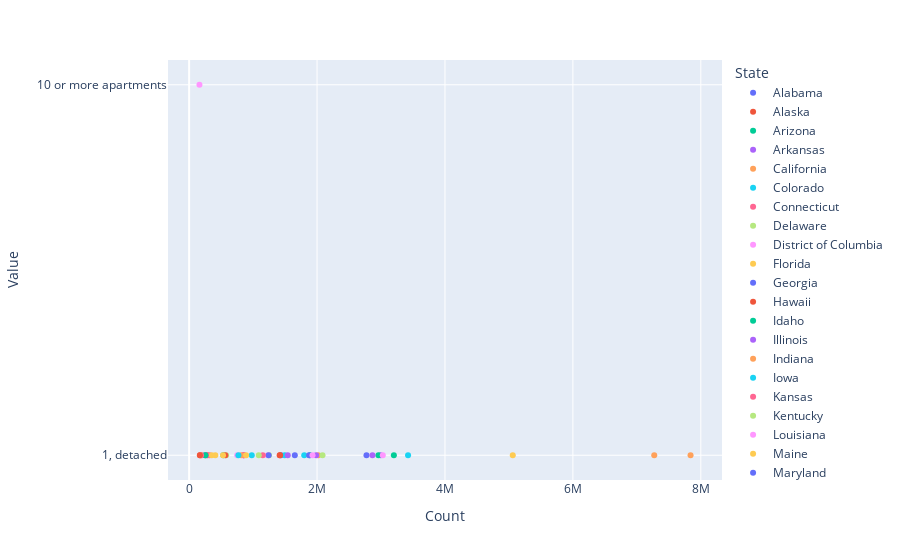

Here is the notebook cell this chart was saved with:
### Code cell
fig = px.scatter(df_max, y="Value", x="Count", color="State")
#fig.update_traces(marker_size=10)
fig.show()

### Figure 1 — Plotly figure (JSON) as saved in the notebook; plotly's stock layout.template omitted (floating-point values rounded to 4 significant figures)
{"data": [{"hovertemplate": "State=Alabama<br>Count=%{x}<br>Value=%{y}<extra></extra>", "legendgroup": "Alabama", "marker": {"color": "#636efa", "symbol": "circle"}, "mode": "markers", "name": "Alabama", "orientation": "h", "showlegend": true, "type": "scatter", "x": [1436137], "xaxis": "x", "y": ["1, detached"], "yaxis": "y"}, {"hovertemplate": "State=Alaska<br>Count=%{x}<br>Value=%{y}<extra></extra>", "legendgroup": "Alaska", "marker": {"color": "#EF553B", "symbol": "circle"}, "mode": "markers", "name": "Alaska", "orientation": "h", "showlegend": true, "type": "scatter", "x": [170997], "xaxis": "x", "y": ["1, detached"], "yaxis": "y"}, {"hovertemplate": "State=Arizona<br>Count=%{x}<br>Value=%{y}<extra></extra>", "legendgroup": "Arizona", "marker": {"color": "#00cc96", "symbol": "circle"}, "mode": "markers", "name": "Arizona", "orientation": "h", "showlegend": true, "type": "scatter", "x": [1888094], "xaxis": "x", "y": ["1, detached"], "yaxis": "y"}, {"hovertemplate": "State=Arkansas<br>Count=%{x}<br>Value=%{y}<extra></extra>", "legendgroup": "Arkansas", "marker": {"color": "#ab63fa", "symbol": "circle"}, "mode": "markers", "name": "Arkansas", "orientation": "h", "showlegend": true, "type": "scatter", "x": [850269], "xaxis": "x", "y": ["1, detached"], "yaxis": "y"}, {"hovertemplate": "State=California<br>Count=%{x}<br>Value=%{y}<extra></extra>", "legendgroup": "California", "marker": {"color": "#FFA15A", "symbol": "circle"}, "mode": "markers", "name": "California", "orientation": "h", "showlegend": true, "type": "scatter", "x": [7839643], "xaxis": "x", "y": ["1, detached"], "yaxis": "y"}, {"hovertemplate": "State=Colorado<br>Count=%{x}<br>Value=%{y}<extra></extra>", "legendgroup": "Colorado", "marker": {"color": "#19d3f3", "symbol": "circle"}, "mode": "markers", "name": "Colorado", "orientation": "h", "showlegend": true, "type": "scatter", "x": [1494133], "xaxis": "x", "y": ["1, detached"], "yaxis": "y"}, {"hovertemplate": "State=Connecticut<br>Count=%{x}<br>Value=%{y}<extra></extra>", "legendgroup": "Connecticut", "marker": {"color": "#FF6692", "symbol": "circle"}, "mode": "markers", "name": "Connecticut", "orientation": "h", "showlegend": true, "type": "scatter", "x": [851282], "xaxis": "x", "y": ["1, detached"], "yaxis": "y"}, {"hovertemplate": "State=Delaware<br>Count=%{x}<br>Value=%{y}<extra></extra>", "legendgroup": "Delaware", "marker": {"color": "#B6E880", "symbol": "circle"}, "mode": "markers", "name": "Delaware", "orientation": "h", "showlegend": true, "type": "scatter", "x": [249598], "xaxis": "x", "y": ["1, detached"], "yaxis": "y"}, {"hovertemplate": "State=District of Columbia<br>Count=%{x}<br>Value=%{y}<extra></extra>", "legendgroup": "District of Columbia", "marker": {"color": "#FF97FF", "symbol": "circle"}, "mode": "markers", "name": "District of Columbia", "orientation": "h", "showlegend": true, "type": "scatter", "x": [161140], "xaxis": "x", "y": ["10 or more apartments"], "yaxis": "y"}, {"hovertemplate": "State=Florida<br>Count=%{x}<br>Value=%{y}<extra></extra>", "legendgroup": "Florida", "marker": {"color": "#FECB52", "symbol": "circle"}, "mode": "markers", "name": "Florida", "orientation": "h", "showlegend": true, "type": "scatter", "x": [5059935], "xaxis": "x", "y": ["1, detached"], "yaxis": "y"}, {"hovertemplate": "State=Georgia<br>Count=%{x}<br>Value=%{y}<extra></extra>", "legendgroup": "Georgia", "marker": {"color": "#636efa", "symbol": "circle"}, "mode": "markers", "name": "Georgia", "orientation": "h", "showlegend": true, "type": "scatter", "x": [2772474], "xaxis": "x", "y": ["1, detached"], "yaxis": "y"}, {"hovertemplate": "State=Hawaii<br>Count=%{x}<br>Value=%{y}<extra></extra>", "legendgroup": "Hawaii", "marker": {"color": "#EF553B", "symbol": "circle"}, "mode": "markers", "name": "Hawaii", "orientation": "h", "showlegend": true, "type": "scatter", "x": [281254], "xaxis": "x", "y": ["1, detached"], "yaxis": "y"}, {"hovertemplate": "State=Idaho<br>Count=%{x}<br>Value=%{y}<extra></extra>", "legendgroup": "Idaho", "marker": {"color": "#00cc96", "symbol": "circle"}, "mode": "markers", "name": "Idaho", "orientation": "h", "showlegend": true, "type": "scatter", "x": [534334], "xaxis": "x", "y": ["1, detached"], "yaxis": "y"}, {"hovertemplate": "State=Illinois<br>Count=%{x}<br>Value=%{y}<extra></extra>", "legendgroup": "Illinois", "marker": {"color": "#ab63fa", "symbol": "circle"}, "mode": "markers", "name": "Illinois", "orientation": "h", "showlegend": true, "type": "scatter", "x": [2994287], "xaxis": "x", "y": ["1, detached"], "yaxis": "y"}, {"hovertemplate": "State=Indiana<br>Count=%{x}<br>Value=%{y}<extra></extra>", "legendgroup": "Indiana", "marker": {"color": "#FFA15A", "symbol": "circle"}, "mode": "markers", "name": "Indiana", "orientation": "h", "showlegend": true, "type": "scatter", "x": [2017934], "xaxis": "x", "y": ["1, detached"], "yaxis": "y"}, {"hovertemplate": "State=Iowa<br>Count=%{x}<br>Value=%{y}<extra></extra>", "legendgroup": "Iowa", "marker": {"color": "#19d3f3", "symbol": "circle"}, "mode": "markers", "name": "Iowa", "orientation": "h", "showlegend": true, "type": "scatter", "x": [979398], "xaxis": "x", "y": ["1, detached"], "yaxis": "y"}, {"hovertemplate": "State=Kansas<br>Count=%{x}<br>Value=%{y}<extra></extra>", "legendgroup": "Kansas", "marker": {"color": "#FF6692", "symbol": "circle"}, "mode": "markers", "name": "Kansas", "orientation": "h", "showlegend": true, "type": "scatter", "x": [857140], "xaxis": "x", "y": ["1, detached"], "yaxis": "y"}, {"hovertemplate": "State=Kentucky<br>Count=%{x}<br>Value=%{y}<extra></extra>", "legendgroup": "Kentucky", "marker": {"color": "#B6E880", "symbol": "circle"}, "mode": "markers", "name": "Kentucky", "orientation": "h", "showlegend": true, "type": "scatter", "x": [1249035], "xaxis": "x", "y": ["1, detached"], "yaxis": "y"}, {"hovertemplate": "State=Louisiana<br>Count=%{x}<br>Value=%{y}<extra></extra>", "legendgroup": "Louisiana", "marker": {"color": "#FF97FF", "symbol": "circle"}, "mode": "markers", "name": "Louisiana", "orientation": "h", "showlegend": true, "type": "scatter", "x": [1229354], "xaxis": "x", "y": ["1, detached"], "yaxis": "y"}, {"hovertemplate": "State=Maine<br>Count=%{x}<br>Value=%{y}<extra></extra>", "legendgroup": "Maine", "marker": {"color": "#FECB52", "symbol": "circle"}, "mode": "markers", "name": "Maine", "orientation": "h", "showlegend": true, "type": "scatter", "x": [409280], "xaxis": "x", "y": ["1, detached"], "yaxis": "y"}, {"hovertemplate": "State=Maryland<br>Count=%{x}<br>Value=%{y}<extra></extra>", "legendgroup": "Maryland", "marker": {"color": "#636efa", "symbol": "circle"}, "mode": "markers", "name": "Maryland", "orientation": "h", "showlegend": true, "type": "scatter", "x": [1243136], "xaxis": "x", "y": ["1, detached"], "yaxis": "y"}, {"hovertemplate": "State=Massachusetts<br>Count=%{x}<br>Value=%{y}<extra></extra>", "legendgroup": "Massachusetts", "marker": {"color": "#EF553B", "symbol": "circle"}, "mode": "markers", "name": "Massachusetts", "orientation": "h", "showlegend": true, "type": "scatter", "x": [1415425], "xaxis": "x", "y": ["1, detached"], "yaxis": "y"}, {"hovertemplate": "State=Michigan<br>Count=%{x}<br>Value=%{y}<extra></extra>", "legendgroup": "Michigan", "marker": {"color": "#00cc96", "symbol": "circle"}, "mode": "markers", "name": "Michigan", "orientation": "h", "showlegend": true, "type": "scatter", "x": [2959398], "xaxis": "x", "y": ["1, detached"], "yaxis": "y"}, {"hovertemplate": "State=Minnesota<br>Count=%{x}<br>Value=%{y}<extra></extra>", "legendgroup": "Minnesota", "marker": {"color": "#ab63fa", "symbol": "circle"}, "mode": "markers", "name": "Minnesota", "orientation": "h", "showlegend": true, "type": "scatter", "x": [1541556], "xaxis": "x", "y": ["1, detached"], "yaxis": "y"}, {"hovertemplate": "State=Mississippi<br>Count=%{x}<br>Value=%{y}<extra></extra>", "legendgroup": "Mississippi", "marker": {"color": "#FFA15A", "symbol": "circle"}, "mode": "markers", "name": "Mississippi", "orientation": "h", "showlegend": true, "type": "scatter", "x": [814096], "xaxis": "x", "y": ["1, detached"], "yaxis": "y"}, {"hovertemplate": "State=Missouri<br>Count=%{x}<br>Value=%{y}<extra></extra>", "legendgroup": "Missouri", "marker": {"color": "#19d3f3", "symbol": "circle"}, "mode": "markers", "name": "Missouri", "orientation": "h", "showlegend": true, "type": "scatter", "x": [1799182], "xaxis": "x", "y": ["1, detached"], "yaxis": "y"}, {"hovertemplate": "State=Montana<br>Count=%{x}<br>Value=%{y}<extra></extra>", "legendgroup": "Montana", "marker": {"color": "#FF6692", "symbol": "circle"}, "mode": "markers", "name": "Montana", "orientation": "h", "showlegend": true, "type": "scatter", "x": [318575], "xaxis": "x", "y": ["1, detached"], "yaxis": "y"}, {"hovertemplate": "State=Nebraska<br>Count=%{x}<br>Value=%{y}<extra></extra>", "legendgroup": "Nebraska", "marker": {"color": "#B6E880", "symbol": "circle"}, "mode": "markers", "name": "Nebraska", "orientation": "h", "showlegend": true, "type": "scatter", "x": [578643], "xaxis": "x", "y": ["1, detached"], "yaxis": "y"}, {"hovertemplate": "State=Nevada<br>Count=%{x}<br>Value=%{y}<extra></extra>", "legendgroup": "Nevada", "marker": {"color": "#FF97FF", "symbol": "circle"}, "mode": "markers", "name": "Nevada", "orientation": "h", "showlegend": true, "type": "scatter", "x": [751313], "xaxis": "x", "y": ["1, detached"], "yaxis": "y"}, {"hovertemplate": "State=New Hampshire<br>Count=%{x}<br>Value=%{y}<extra></extra>", "legendgroup": "New Hampshire", "marker": {"color": "#FECB52", "symbol": "circle"}, "mode": "markers", "name": "New Hampshire", "orientation": "h", "showlegend": true, "type": "scatter", "x": [353868], "xaxis": "x", "y": ["1, detached"], "yaxis": "y"}, {"hovertemplate": "State=New Jersey<br>Count=%{x}<br>Value=%{y}<extra></extra>", "legendgroup": "New Jersey", "marker": {"color": "#636efa", "symbol": "circle"}, "mode": "markers", "name": "New Jersey", "orientation": "h", "showlegend": true, "type": "scatter", "x": [1876126], "xaxis": "x", "y": ["1, detached"], "yaxis": "y"}, {"hovertemplate": "State=New Mexico<br>Count=%{x}<br>Value=%{y}<extra></extra>", "legendgroup": "New Mexico", "marker": {"color": "#EF553B", "symbol": "circle"}, "mode": "markers", "name": "New Mexico", "orientation": "h", "showlegend": true, "type": "scatter", "x": [565530], "xaxis": "x", "y": ["1, detached"], "yaxis": "y"}, {"hovertemplate": "State=New York<br>Count=%{x}<br>Value=%{y}<extra></extra>", "legendgroup": "New York", "marker": {"color": "#00cc96", "symbol": "circle"}, "mode": "markers", "name": "New York", "orientation": "h", "showlegend": true, "type": "scatter", "x": [3200982], "xaxis": "x", "y": ["1, detached"], "yaxis": "y"}, {"hovertemplate": "State=North Carolina<br>Count=%{x}<br>Value=%{y}<extra></extra>", "legendgroup": "North Carolina", "marker": {"color": "#ab63fa", "symbol": "circle"}, "mode": "markers", "name": "North Carolina", "orientation": "h", "showlegend": true, "type": "scatter", "x": [2866108], "xaxis": "x", "y": ["1, detached"], "yaxis": "y"}, {"hovertemplate": "State=North Dakota<br>Count=%{x}<br>Value=%{y}<extra></extra>", "legendgroup": "North Dakota", "marker": {"color": "#FFA15A", "symbol": "circle"}, "mode": "markers", "name": "North Dakota", "orientation": "h", "showlegend": true, "type": "scatter", "x": [196687], "xaxis": "x", "y": ["1, detached"], "yaxis": "y"}, {"hovertemplate": "State=Ohio<br>Count=%{x}<br>Value=%{y}<extra></extra>", "legendgroup": "Ohio", "marker": {"color": "#19d3f3", "symbol": "circle"}, "mode": "markers", "name": "Ohio", "orientation": "h", "showlegend": true, "type": "scatter", "x": [3422661], "xaxis": "x", "y": ["1, detached"], "yaxis": "y"}, {"hovertemplate": "State=Oklahoma<br>Count=%{x}<br>Value=%{y}<extra></extra>", "legendgroup": "Oklahoma", "marker": {"color": "#FF6692", "symbol": "circle"}, "mode": "markers", "name": "Oklahoma", "orientation": "h", "showlegend": true, "type": "scatter", "x": [1152288], "xaxis": "x", "y": ["1, detached"], "yaxis": "y"}, {"hovertemplate": "State=Oregon<br>Count=%{x}<br>Value=%{y}<extra></extra>", "legendgroup": "Oregon", "marker": {"color": "#B6E880", "symbol": "circle"}, "mode": "markers", "name": "Oregon", "orientation": "h", "showlegend": true, "type": "scatter", "x": [1088551], "xaxis": "x", "y": ["1, detached"], "yaxis": "y"}, {"hovertemplate": "State=Pennsylvania<br>Count=%{x}<br>Value=%{y}<extra></extra>", "legendgroup": "Pennsylvania", "marker": {"color": "#FF97FF", "symbol": "circle"}, "mode": "markers", "name": "Pennsylvania", "orientation": "h", "showlegend": true, "type": "scatter", "x": [3027709], "xaxis": "x", "y": ["1, detached"], "yaxis": "y"}, {"hovertemplate": "State=Puerto Rico<br>Count=%{x}<br>Value=%{y}<extra></extra>", "legendgroup": "Puerto Rico", "marker": {"color": "#FECB52", "symbol": "circle"}, "mode": "markers", "name": "Puerto Rico", "orientation": "h", "showlegend": true, "type": "scatter", "x": [890441], "xaxis": "x", "y": ["1, detached"], "yaxis": "y"}, {"hovertemplate": "State=Rhode Island<br>Count=%{x}<br>Value=%{y}<extra></extra>", "legendgroup": "Rhode Island", "marker": {"color": "#636efa", "symbol": "circle"}, "mode": "markers", "name": "Rhode Island", "orientation": "h", "showlegend": true, "type": "scatter", "x": [253231], "xaxis": "x", "y": ["1, detached"], "yaxis": "y"}, {"hovertemplate": "State=South Carolina<br>Count=%{x}<br>Value=%{y}<extra></extra>", "legendgroup": "South Carolina", "marker": {"color": "#EF553B", "symbol": "circle"}, "mode": "markers", "name": "South Carolina", "orientation": "h", "showlegend": true, "type": "scatter", "x": [1421378], "xaxis": "x", "y": ["1, detached"], "yaxis": "y"}, {"hovertemplate": "State=South Dakota<br>Count=%{x}<br>Value=%{y}<extra></extra>", "legendgroup": "South Dakota", "marker": {"color": "#00cc96", "symbol": "circle"}, "mode": "markers", "name": "South Dakota", "orientation": "h", "showlegend": true, "type": "scatter", "x": [253546], "xaxis": "x", "y": ["1, detached"], "yaxis": "y"}, {"hovertemplate": "State=Tennessee<br>Count=%{x}<br>Value=%{y}<extra></extra>", "legendgroup": "Tennessee", "marker": {"color": "#ab63fa", "symbol": "circle"}, "mode": "markers", "name": "Tennessee", "orientation": "h", "showlegend": true, "type": "scatter", "x": [1986275], "xaxis": "x", "y": ["1, detached"], "yaxis": "y"}, {"hovertemplate": "State=Texas<br>Count=%{x}<br>Value=%{y}<extra></extra>", "legendgroup": "Texas", "marker": {"color": "#FFA15A", "symbol": "circle"}, "mode": "markers", "name": "Texas", "orientation": "h", "showlegend": true, "type": "scatter", "x": [7271865], "xaxis": "x", "y": ["1, detached"], "yaxis": "y"}, {"hovertemplate": "State=Utah<br>Count=%{x}<br>Value=%{y}<extra></extra>", "legendgroup": "Utah", "marker": {"color": "#19d3f3", "symbol": "circle"}, "mode": "markers", "name": "Utah", "orientation": "h", "showlegend": true, "type": "scatter", "x": [770250], "xaxis": "x", "y": ["1, detached"], "yaxis": "y"}, {"hovertemplate": "State=Vermont<br>Count=%{x}<br>Value=%{y}<extra></extra>", "legendgroup": "Vermont", "marker": {"color": "#FF6692", "symbol": "circle"}, "mode": "markers", "name": "Vermont", "orientation": "h", "showlegend": true, "type": "scatter", "x": [186384], "xaxis": "x", "y": ["1, detached"], "yaxis": "y"}, {"hovertemplate": "State=Virginia<br>Count=%{x}<br>Value=%{y}<extra></extra>", "legendgroup": "Virginia", "marker": {"color": "#B6E880", "symbol": "circle"}, "mode": "markers", "name": "Virginia", "orientation": "h", "showlegend": true, "type": "scatter", "x": [2085331], "xaxis": "x", "y": ["1, detached"], "yaxis": "y"}, {"hovertemplate": "State=Washington<br>Count=%{x}<br>Value=%{y}<extra></extra>", "legendgroup": "Washington", "marker": {"color": "#FF97FF", "symbol": "circle"}, "mode": "markers", "name": "Washington", "orientation": "h", "showlegend": true, "type": "scatter", "x": [1929223], "xaxis": "x", "y": ["1, detached"], "yaxis": "y"}, {"hovertemplate": "State=West Virginia<br>Count=%{x}<br>Value=%{y}<extra></extra>", "legendgroup": "West Virginia", "marker": {"color": "#FECB52", "symbol": "circle"}, "mode": "markers", "name": "West Virginia", "orientation": "h", "showlegend": true, "type": "scatter", "x": [529814], "xaxis": "x", "y": ["1, detached"], "yaxis": "y"}, {"hovertemplate": "State=Wisconsin<br>Count=%{x}<br>Value=%{y}<extra></extra>", "legendgroup": "Wisconsin", "marker": {"color": "#636efa", "symbol": "circle"}, "mode": "markers", "name": "Wisconsin", "orientation": "h", "showlegend": true, "type": "scatter", "x": [1652182], "xaxis": "x", "y": ["1, detached"], "yaxis": "y"}, {"hovertemplate": "State=Wyoming<br>Count=%{x}<br>Value=%{y}<extra></extra>", "legendgroup": "Wyoming", "marker": {"color": "#EF553B", "symbol": "circle"}, "mode": "markers", "name": "Wyoming", "orientation": "h", "showlegend": true, "type": "scatter", "x": [167581], "xaxis": "x", "y": ["1, detached"], "yaxis": "y"}], "layout": {"legend": {"title": {"text": "State"}, "tracegroupgap": 0}, "margin": {"t": 60}, "xaxis": {"anchor": "y", "domain": [0, 1], "title": {"text": "Count"}}, "yaxis": {"anchor": "x", "domain": [0, 1], "title": {"text": "Value"}}}}
